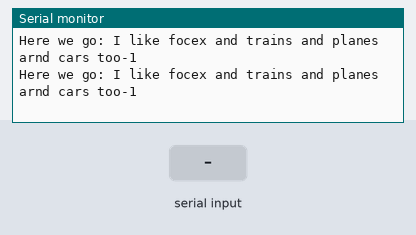
Simulated run of this sketch. Board: Arduino Uno, built with avr-gcc and run on an emulated ATmega328P. Parts: the last lines printed to the serial monitor. The test bench sets the inputs (shaded band).

Above: at 1.2 s.
1.3 s: byte 30 received over Serial
At 1.43 s:
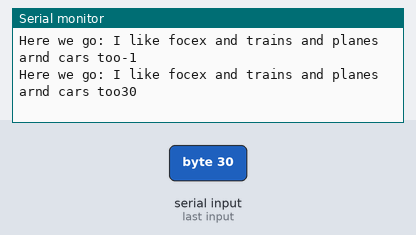
2.8 s: byte 90 received over Serial
At 2.94 s:
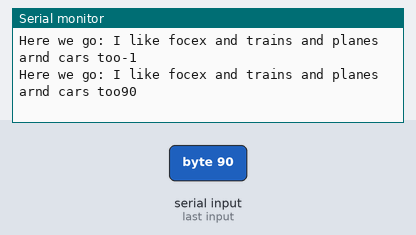
4.3 s: byte 120 received over Serial
At 4.37 s:
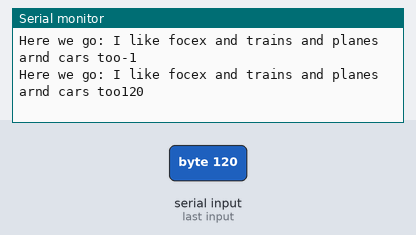
Timing chart, 0 to 7.3 s (numbered marks = the images above; inputs shaded):
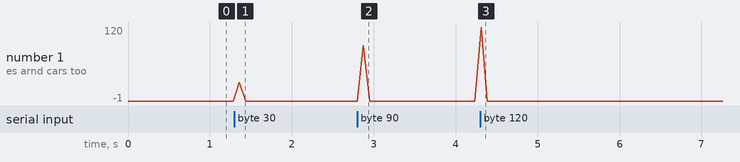

Measured:
- after the input at 1.3 s, the serial monitor: prints a new line after 0.06 s (image 1)
- after the input at 2.8 s, the serial monitor: prints a new line after 0.07 s (image 2)
- after the input at 4.3 s, the serial monitor: prints a new line at once (image 3)

The sketch:

basic_serial.ino
```cpp
int incoming_byte = 0;

void setup() {
  Serial.begin(115200);
}

void loop() {
    incoming_byte = Serial.read();
    Serial.print("Here we go: I like focex and trains and planes arnd cars too");
    Serial.println(incoming_byte);
    delay(75);
  }
```
